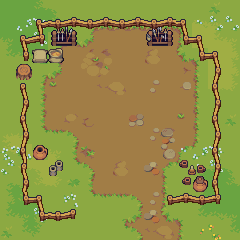

Tiled map render using the project's own tile images. Description and the whole map definition, tile-layer contents included, below:
An orthogonal 15x15 tile map with 16x16 px tiles, 3 tile layers (图块层 1, 图块层 3, 图块层 2).

<map version="1.10" tiledversion="1.10.2" orientation="orthogonal" renderorder="right-down" width="15" height="15" tilewidth="16" tileheight="16" infinite="0" nextlayerid="5" nextobjectid="1">
 <tileset firstgid="1" source="../../ditu/新建文件夹/Village_Tileset.tsx" />
 <layer id="1" name="图块层 1" width="15" height="15">
  <data encoding="csv">
39,39,10,8,97,97,97,97,97,97,97,97,97,99,97,
39,39,39,10,8,11,12,12,12,12,12,13,2,3,97,
41,39,39,11,12,14,44,44,44,44,44,45,34,5,3,
70,71,41,43,44,44,44,44,44,44,44,15,13,34,35,
97,97,11,14,44,44,44,44,44,44,44,44,45,34,35,
97,97,43,44,44,44,44,44,44,44,44,44,45,66,67,
97,97,43,44,44,44,44,44,44,44,44,44,45,97,97,
97,1,43,44,44,44,44,44,44,44,44,44,45,97,99,
1,4,75,76,46,44,44,44,44,44,44,44,45,97,97,
65,36,34,34,43,44,44,44,44,44,44,47,77,97,97,
97,65,36,37,75,46,44,44,44,44,47,77,6,7,8,
6,8,65,67,98,43,44,44,44,44,45,97,38,39,10,
38,10,8,97,97,75,76,76,46,44,45,97,38,39,39,
70,41,40,97,97,97,97,11,14,44,15,13,70,71,41,
99,70,72,97,97,97,97,75,46,44,44,45,97,97,70
</data>
 </layer>
 <layer id="4" name="图块层 3" width="15" height="15">
  <data encoding="csv">
0,0,0,0,0,0,0,0,0,0,0,0,0,0,0,
0,548,549,690,691,0,0,0,0,688,689,0,580,581,581,
0,580,581,722,723,0,0,0,0,720,721,0,0,0,0,
0,0,461,462,0,108,109,0,0,107,0,0,0,0,0,
0,417,0,0,0,140,141,0,0,0,0,104,0,0,0,
0,0,0,135,0,0,138,139,0,112,0,113,0,0,0,
0,0,0,0,0,0,0,0,0,0,0,0,0,0,0,
0,97,0,0,106,105,0,0,144,0,0,135,0,0,0,
0,3,0,0,0,0,0,0,0,112,145,0,0,0,0,
2147484197,2147484196,3,3,0,136,0,0,0,0,146,580,548,549,0,
2147484229,2147484228,0,35,0,0,0,107,0,114,0,0,580,581,0,
0,0,0,0,0,0,0,0,0,0,0,0,0,0,0,
0,0,0,0,3758096933,0,0,0,0,112,0,0,0,0,0,
0,0,581,0,0,0,0,0,0,114,0,0,0,0,0,
0,0,0,0,0,0,0,0,0,138,139,0,2684355142,2684355110,0
</data>
 </layer>
 <layer id="2" name="图块层 2" width="15" height="15">
  <data encoding="csv">
0,0,0,0,0,0,0,0,0,0,0,0,0,0,0,
0,0,202,206,205,206,205,206,205,206,205,204,0,0,0,
0,202,268,0,0,0,0,0,0,0,0,266,204,0,0,
0,265,0,0,0,0,0,0,0,0,0,0,266,204,0,
0,0,0,0,0,0,0,0,0,0,0,0,0,237,0,
0,201,0,0,0,0,0,0,0,0,0,0,0,269,0,
0,237,0,0,0,0,0,0,0,0,0,0,0,237,0,
0,269,0,0,0,0,0,0,0,0,0,0,0,269,0,
0,237,0,0,0,0,0,0,0,0,0,0,0,237,0,
0,269,494,0,0,0,0,0,0,0,0,0,0,269,0,
0,233,0,590,0,0,0,0,0,0,0,2147484211,2147484210,237,0,
0,237,594,0,0,0,0,0,0,0,0,2147484243,493,269,0,
0,266,204,0,0,0,0,0,0,0,298,205,206,268,0,
0,0,266,206,300,0,0,0,0,0,0,0,0,0,0,
0,0,0,0,0,0,0,0,0,0,0,0,0,0,0
</data>
 </layer>
</map>
